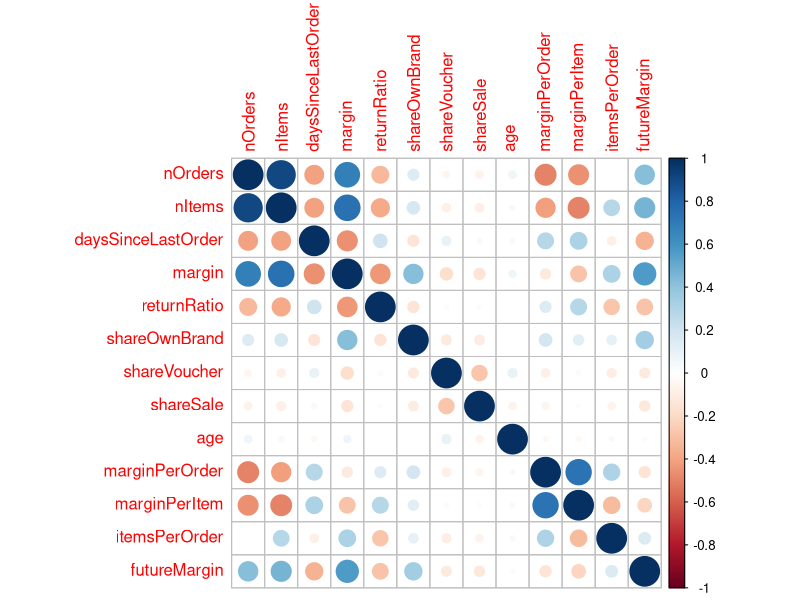
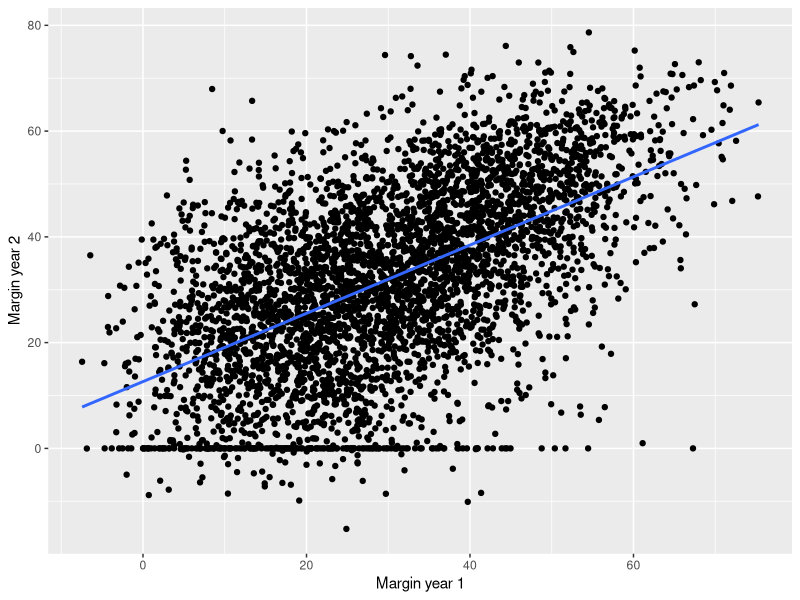

Recreate these plots in R, in order.
library(readr)
library(dplyr)
library(corrplot)
library(ggplot2)
library(rms)


# Load first clv dataset
clv <- read_csv('clvData1.csv')

# Inspect clv dataset
head(clv)

# Inspect clv dataset with dplyr's glimpse function
glimpse(clv)


# First select only numeric values except customerID variable
clv1 <- clv %>% 
  select_if(is.numeric) %>%
  select(-customerID)

# Visualization of correlations
clv1 %>% 
  cor() %>% 
  corrplot()

# Fit simple linear regression model
simpleLM <- lm(futureMargin ~ margin, data = clv1)

# Call summary on the model
summary(simpleLM)

# Visualize regression model
ggplot(clv1, aes(margin, futureMargin)) +
  geom_point() +
  geom_smooth(method = lm, se = FALSE) +
  xlab("Margin year 1") +
  ylab("Margin year 2")

# Fit mulitple regression model
multipleLM <- lm(futureMargin ~ margin + nOrders + nItems + daysSinceLastOrder +
                   returnRatio + shareOwnBrand + shareVoucher + shareSale +
                   gender + age + marginPerOrder + marginPerItem +
                   itemsPerOrder, data = clv)

# Looking at model summary
summary(multipleLM)

# Variance Inflation Factors
vif(multipleLM)

# New model
multipleLM2 <- lm(futureMargin ~ margin + nOrders +
                    daysSinceLastOrder + returnRatio + shareOwnBrand +
                    shareVoucher + shareSale + gender + age +
                    marginPerItem + itemsPerOrder,
                  data = clv)

# Look at Variance Inflation Factors again
vif(multipleLM2)

# Interprete coefficients
summary(multipleLM2)

# Avoid overfitting
AIC(multipleLM2)

# Load second dataset
clv2 <- read_csv('clvData2.csv')

# Take a look at it
glimpse(clv2)

# Predict futureMargin for year two using Margins from year two
predMargin <- predict(multipleLM2,
                      newdata = clv2)
# Calculate the mean of predicted futureMargin values
mean(predMargin, na.rm = TRUE)
